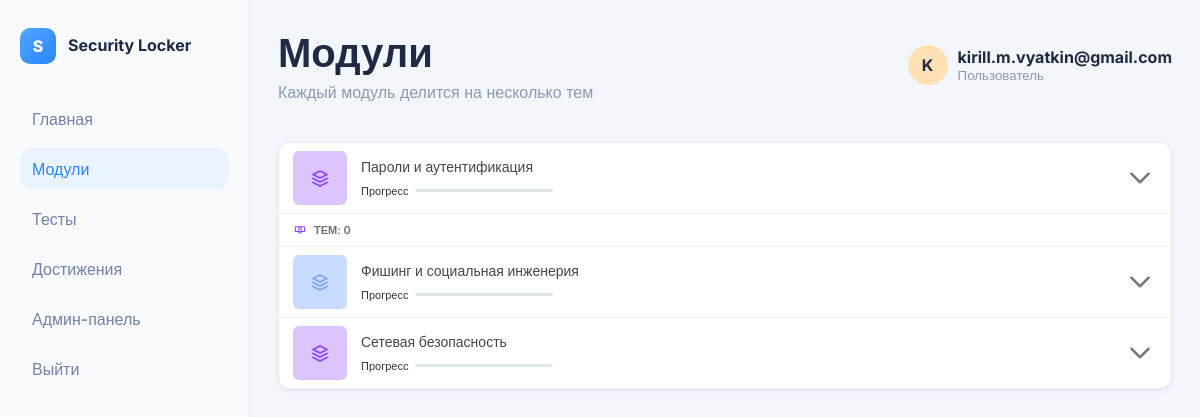
The app's page /modules (signed in), older data.
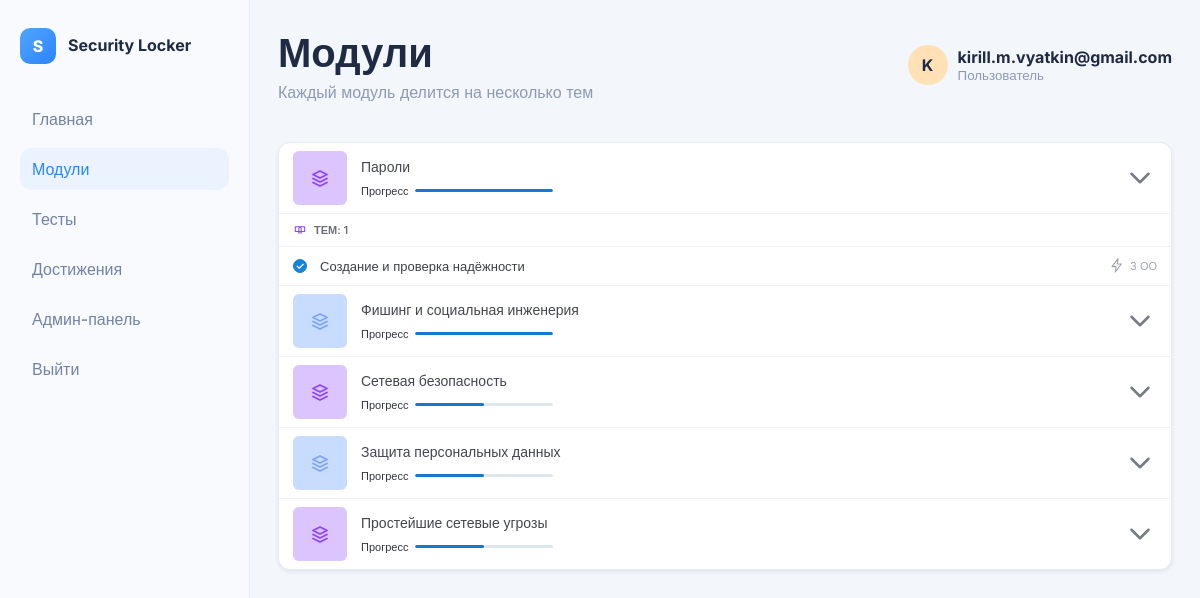
The same page, newer data.
### tables this page shows
CREATE TABLE users (
                id INTEGER PRIMARY KEY AUTOINCREMENT,
                email TEXT NOT NULL UNIQUE,
                password_hash TEXT NOT NULL,
                created_at TEXT NOT NULL DEFAULT (datetime('now'))
            );

CREATE TABLE courses (
                id INTEGER PRIMARY KEY AUTOINCREMENT,
                title TEXT NOT NULL,
                module TEXT NOT NULL,
                lessons_count INTEGER NOT NULL DEFAULT 0,
                status TEXT NOT NULL DEFAULT 'draft',
                updated_at TEXT NOT NULL DEFAULT (datetime('now'))
            );

CREATE TABLE lessons (
            id INTEGER PRIMARY KEY AUTOINCREMENT,
            title TEXT NOT NULL,
            content TEXT NOT NULL DEFAULT '',
            duration_minutes INTEGER NOT NULL DEFAULT 0,
            course_id INTEGER NOT NULL,
            sort_order INTEGER NOT NULL DEFAULT 0, xp_for_completion INTEGER NOT NULL DEFAULT 0,
            FOREIGN KEY (course_id) REFERENCES courses(id) ON DELETE CASCADE
        );

### app.py (the view)
@app.route("/modules")
def modules():
    user = _get_current_user()
    if not user:
        return redirect(url_for("login"))
    with _connect_db() as conn:
        course_modules = get_course_modules(conn, user.id)
    return render_template(
        "modules.html",
        user=user,
        active_nav="modules",
        modules=course_modules,
    )

### app.py (called while the page is built)
def _connect_db() -> sqlite3.Connection:
    conn = sqlite3.connect(DB_PATH)
    conn.row_factory = sqlite3.Row
    conn.execute("PRAGMA foreign_keys = ON;")
    return conn

def _get_current_user() -> User | None:
    user_id = session.get("user_id")
    if not user_id:
        return None
    with _connect_db() as conn:
        row = conn.execute("SELECT id, email FROM users WHERE id = ?", (user_id,)).fetchone()
        if not row:
            session.pop("user_id", None)
            return None
        return User(id=int(row["id"]), email=str(row["email"]))

@app.before_request
def _ensure_db_initialized() -> None:
    if app.config.get("DB_INITIALIZED"):
        return
    _init_db()
    app.config["DB_INITIALIZED"] = True

### app/templates/modules.html (shortened to what this page needs)
{% extends "base.html" %}
{% block page_header %}
<div>
    <h2>Модули</h2>
    <p>Каждый модуль делится на несколько тем</p>
</div>
{% endblock %}
{% block content %}
<section class="modules-page">
    <div class="modules-card">
        {% for module in modules %}
        <article class="module-item{% if module.is_open %} is-open{% endif %}">
            <header class="module-summary">
                <div class="module-icon module-icon-{{ module.accent }}" aria-hidden="true">
                </div>
                <div class="module-info">
                    <h3>{{ module.title }}</h3>
                    <div class="module-progress">
                        <span>Прогресс</span>
                        <div class="module-progress-track">
                            <i data-width="{{ module.progress_percent }}"></i>
                        </div>
                    </div>
                </div>
                <button
                    type="button"
                    class="module-toggle"
                    aria-label="Open lessons for {{ module.title }}"
                    aria-expanded="{{ 'true' if module.is_open else 'false' }}"
                >
                    <svg viewBox="0 0 24 24" fill="none" aria-hidden="true">
                        <path d="M6 9l6 6 6-6" stroke="currentColor" stroke-width="1.8" stroke-linecap="round" stroke-linejoin="round"/>
                    </svg>
                </button>
            </header>
            <div class="module-lessons">
                <div class="module-lessons-count">
                    <svg viewBox="0 0 24 24" fill="none" aria-hidden="true">
                        <path d="M4 6.5h7a3 3 0 0 1 3 3v8a3 3 0 0 0-3-3H4v-8Z" stroke="currentColor" stroke-width="1.8" stroke-linejoin="round"/>
                        <path d="M20 6.5h-7a3 3 0 0 0-3 3v8a3 3 0 0 1 3-3h7v-8Z" stroke="currentColor" stroke-width="1.8" stroke-linejoin="round"/>
                    </svg>
                    ТЕМ: {{ module.lessons_count }}
                </div>
                {% for lesson in module.lessons %}
                <a href="{{ url_for('lesson_material_page', lesson_id=lesson.id) }}" class="lesson-row">
                    <span class="lesson-status{% if lesson.is_viewed %} is-viewed{% endif %}" aria-hidden="true">
                        {% if lesson.is_viewed %}✓{% endif %}
                    </span>
                    <span class="lesson-title">{{ lesson.title }}</span>
                    <span class="lesson-duration">
                        <svg viewBox="1 1 24 24" fill="none" aria-hidden="true">
                            <path d="M13 2L4 14h6l-1 8 9-12h-6l1-8z" stroke="currentColor" stroke-width="1.7" stroke-linecap="round" stroke-linejoin="round"/>
                        </svg>
                        {{ lesson.xp_for_completion }} ОО
                    </span>
                </a>
                {% endfor %}
            </div>
        </article>
        {% endfor %}
    </div>
</section>
{% endblock %}

### app/templates/base.html (shortened to what this page needs)
<!DOCTYPE html>
<html lang="en">
<head>
    <link rel="stylesheet" href="{{ url_for('static', filename='css/style.css') }}">
</head>
<body>
    <div class="app-shell">
        <aside class="sidebar">
            <div class="brand">
                <span class="brand-icon">S</span>
                <h1 class="brand-title">Security Locker</h1>
            </div>
            <nav class="sidebar-nav">
                <a href="{{ url_for('dashboard') }}" class="nav-item{% if active_nav == 'dashboard' %} active{% endif %}">Главная</a>
                <a href="{{ url_for('modules') }}" class="nav-item{% if active_nav == 'modules' %} active{% endif %}">Модули</a>
                <a href="{{ url_for('tests') }}" class="nav-item{% if active_nav == 'tests' %} active{% endif %}">Тесты</a>
                <a href="{{ url_for('achievements_page') }}" class="nav-item{% if active_nav == 'achievements' %} active{% endif %}">Достижения</a>
                <a href="{{ url_for('admin_panel') }}" class="nav-item{% if active_nav == 'admin' %} active{% endif %}">Админ-панель</a>
                <a href="{{ url_for('logout') }}" class="nav-item">Выйти</a>
            </nav>
        </aside>
        <main class="content-area">
            <header class="topbar">
                {% block page_header %}{% endblock %}
                <div class="user-chip">
                    <div class="avatar">K</div>
                    <div>
                        <strong>{{ user.email if user else "Guest" }}</strong>
                        <small>Пользователь</small>
                    </div>
                </div>
            </header>
            {% block content %}{% endblock %}
        </main>
    </div>
</body>
</html>

### app/static/css/style.css (style rules this page uses)
:root { --bg: #f3f6fb; --white: #ffffff; --text: #1f2a44; --muted: #8e9ab4; --primary: #2a84ff; --border: #e5ecf7; --success: #33b779; --danger: #f05d5e; }
* { box-sizing: border-box; margin: 0; padding: 0; }
body { font-family: "Inter", sans-serif; background: var(--bg); color: var(--text); }
.app-shell { min-height: 100vh; display: grid; grid-template-columns: 250px 1fr; }
.sidebar { background: #f8fafd; border-right: 1px solid var(--border); padding: 28px 20px; display: flex; flex-direction: column; }
.brand { display: flex; gap: 12px; align-items: center; margin-bottom: 34px; }
.brand-icon { width: 36px; height: 36px; border-radius: 10px; background: linear-gradient(135deg, #52a6ff, #2a84ff); display: grid; place-items: center; color: #fff; font-weight: 800; }
.brand-title { font-size: 16px; font-weight: 700; line-height: 1.2; }
.sidebar-nav { display: grid; gap: 8px; }
.nav-item { text-decoration: none; color: #7283a7; font-weight: 500; padding: 11px 12px; border-radius: 12px; }
.nav-item.active, .nav-item:hover { color: var(--primary); background: #eaf3ff; }
.content-area { padding: 28px; }
.topbar { display: flex; justify-content: space-between; align-items: center; margin-bottom: 24px; }
.topbar h2 { font-size: 40px; font-weight: 800; }
.topbar p { color: var(--muted); margin-top: 5px; }
.user-chip { display: flex; align-items: center; gap: 10px; }
.avatar { width: 40px; height: 40px; border-radius: 50%; display: grid; place-items: center; background: #ffe1b5; font-weight: 700; }
.user-chip small { display: block; color: var(--muted); }
.modules-page { min-height: calc(100vh - 128px); display: grid; place-items: start left; padding: 16px 0 32px; }
.modules-card { width: min(100%, 1400px); background: var(--white); border: 1px solid var(--border); border-radius: 12px; box-shadow: 0 2px 4px rgba(31, 42, 68, 0.08); overflow: hidden; }
.module-item + .module-item { border-top: 1px solid #eef2f7; }
.module-summary { min-height: 68px; display: grid; grid-template-columns: 54px 1fr 34px; gap: 14px; align-items: center; padding: 8px 14px; }
.module-icon { width: 54px; height: 54px; display: grid; place-items: center; border-radius: 6px; }
.module-icon svg { width: 24px; height: 24px; }
.module-icon-violet { background: #dcc5ff; color: #8d45ff; }
.module-icon-blue { background: #c8dcff; color: #7ea4f3; }
.module-info { min-width: 0; }
.module-info h3 { color: #444650; font-size: 14px; font-weight: 500; line-height: 1.25; margin-bottom: 8px; }
.module-progress { display: flex; align-items: center; gap: 7px; color: #343640; font-size: 11px; }
.module-progress-track { width: 138px; height: 3px; border-radius: 999px; background: #dfe7ee; overflow: hidden; }
.module-progress-track i { display: block; width: 0; height: 100%; border-radius: inherit; background: #1479cf; }
.module-toggle { width: 34px; height: 34px; border: none; border-radius: 8px; background: transparent; color: #777b85; font-size: 14px; line-height: 1; cursor: pointer; }
.module-lessons { display: none; border-top: 1px solid #eef2f7; }
.module-item.is-open .module-lessons { display: block; }
.module-lessons-count { display: flex; align-items: center; gap: 7px; height: 32px; padding: 0 14px; color: #6d7079; font-size: 11px; font-weight: 600; }
.module-lessons-count svg { width: 14px; height: 14px; color: #8d45ff; }
.lesson-row { min-height: 39px; display: grid; grid-template-columns: 18px 1fr auto; align-items: center; gap: 9px; padding: 0 14px; border-top: 1px solid #eef2f7; color: #3d4049; text-decoration: none; font-size: 13px; }
.lesson-status { width: 14px; height: 14px; display: grid; place-items: center; border: 1.5px solid #c3c8cf; border-radius: 50%; color: #fff; font-size: 10px; font-weight: 700; line-height: 1; }
.lesson-status.is-viewed { border-color: #1682d8; background: #1682d8; }
.lesson-title { min-width: 0; overflow: hidden; text-overflow: ellipsis; white-space: nowrap; }
.lesson-duration { display: inline-flex; align-items: center; gap: 4px; color: #a0a4ad; font-size: 11px; white-space: nowrap; }
.lesson-duration svg { width: 16px; height: 16px; }

Row changes from the older to the newer data that the page shows:
removed courses: title "Пароли и аутентификация", lessons_count "0"
added courses: title "Пароли", {{ module.progress_percent }} 100 (drawn), lessons_count "1"
added lessons: title "Создание и проверка надёжности", xp_for_completion "3", shown under courses "Пароли"
added courses: title "Защита персональных данных", {{ module.progress_percent }} 50 (drawn)
added courses: title "Простейшие сетевые угрозы", {{ module.progress_percent }} 50 (drawn)
